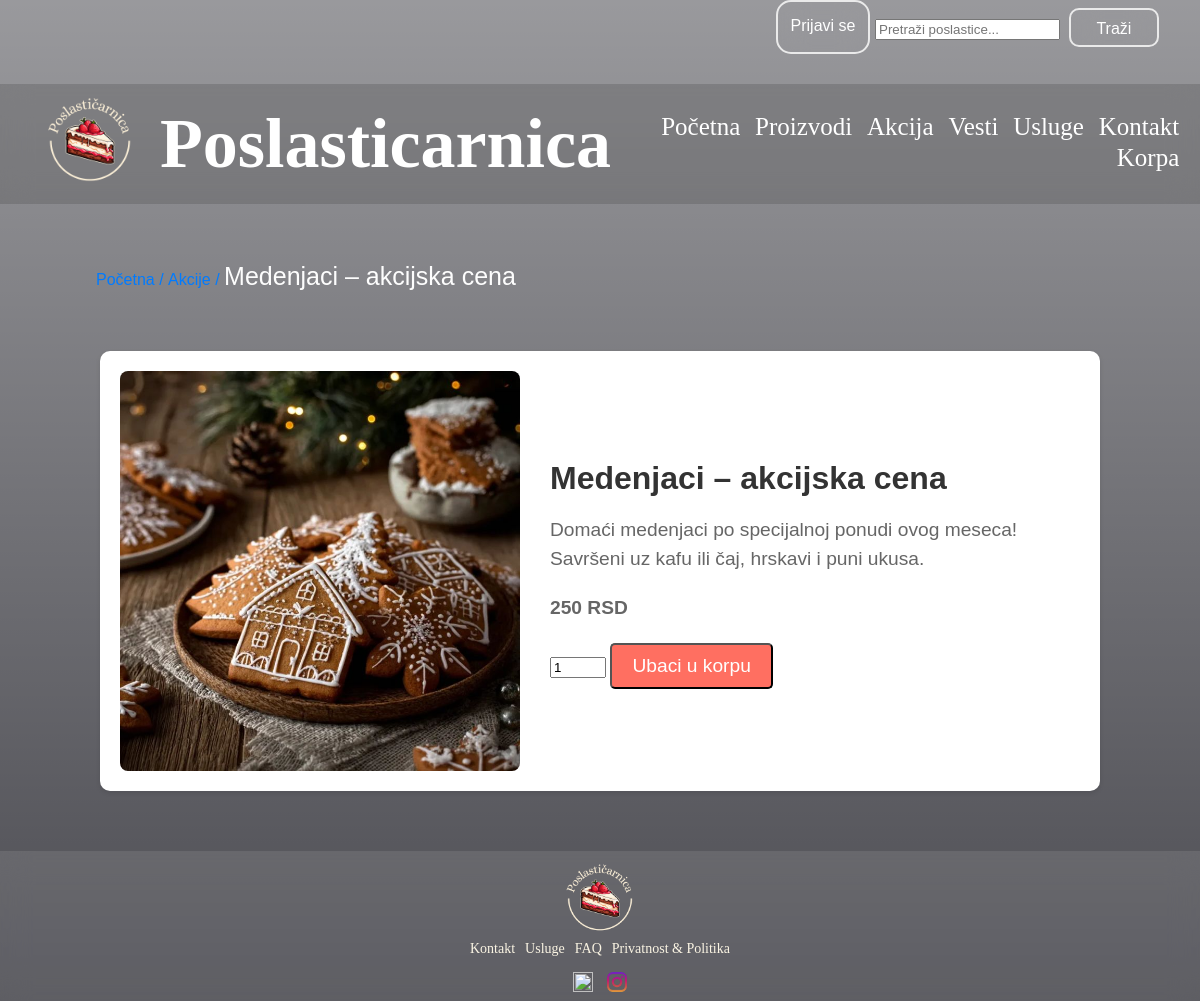
Screenshot of /index.php?page=akcija&id=14 with the database file from the repository.
### tables this page shows
CREATE TABLE IF NOT EXISTS `akcije` (
  `id` int(10) unsigned NOT NULL AUTO_INCREMENT,
  `proizvod_id` int(10) unsigned DEFAULT NULL,
  `naziv` varchar(128) NOT NULL,
  `opis` varchar(255) NOT NULL,
  `cena` double NOT NULL,
  `zalihe` int(11) NOT NULL,
  `slika` varchar(255) NOT NULL,
  PRIMARY KEY (`id`)
);

### korisnickaStrana/model/AkcijaModel.php (called while the page is built, shortened)
<?php
function getAkcijaById($con, $id) {
    $akcija_id = mysqli_real_escape_string($con, $id);
    $query = "SELECT * FROM akcije WHERE id='$akcija_id'";
    $query_run = mysqli_query($con, $query);
    if ($query_run && mysqli_num_rows($query_run) > 0) {
        return mysqli_fetch_array($query_run);
    }
    return null;
}
?>

### korisnickaStrana/view/akcija.php (the view, shortened to what this page needs)
<!DOCTYPE html>
<html lang="sr">
<head>
    <link rel="stylesheet" href="/Poslasticarnica/korisnickaStrana/public/akcija.css">
</head>
<body id="body">
<div aria-label="breadcrumb">
        <ol class="breadcrumb">
            <li class="breadcrumb-item"><a href="/Poslasticarnica/index.php?page=pocetna">Početna /</a></li>
            <li class="breadcrumb-item"><a href="/Poslasticarnica/index.php?page=akcije">Akcije /</a></li>
            <li class="breadcrumb-item active" aria-current="page"><?= $akcija['naziv'] ?></li>
        </ol>
</div>
    <div class="sale-container">
        <img src="/Poslasticarnica/<?= $akcija['slika'] ?>" class="sale-img" >
        <div class="sale-info product-info">
            <h2><?= $akcija['naziv']?></h2>
            <p><?= $akcija['opis'] ?></p>
            <p><strong><?= $akcija['cena'] ?> RSD</strong></p>
            <div class="price-quantity">
                <input type="number" class="quantity" value="1" min="1" max="50">
                <button class="shopping2"
                        data-id="<?= $akcija['proizvod_id'] ?>"
                        data-naziv="<?= htmlspecialchars($akcija['naziv']) ?>"
                        data-cena="<?= $akcija['cena'] ?>"
                        data-slika="<?= $akcija['slika'] ?>">
                    Ubaci u korpu
                </button>
            </div>
    </div>
</div>
    <?php include 'footer.php'; ?>
</body>

### korisnickaStrana/public/nav-bar.css (style rules this page uses)
#body { height: 111vh; width: 100%; background-image: linear-gradient(rgba(0,0,9,0.4),rgba(0,0,9,0.7)), url(../public/slike/background1.jpg); background-position: center; background-size: cover; position: relative; }

### korisnickaStrana/public/akcija.css (style rules this page uses)
body { font-family: Arial, sans-serif; margin: 0; padding: 0; color: #333; background-image: linear-gradient(rgba(0,0,9,0.4),rgba(0,0,9,0.7)), url(../public/slike/background1.jpg); background-position: center; background-size: cover; position: relative; }
.sale-container { display: flex; justify-content: center; align-items: center; padding: 20px; margin-top: 50px; margin-bottom: 60px; background-color: #fff; box-shadow: 0 2px 5px rgba(0, 0, 0, 0.1); border-radius: 10px; width: 80%; max-width: 1200px; margin-left: auto; margin-right: auto; }
.sale-img { width: 400px; height: 400px; object-fit: cover; margin-right: 30px; border-radius: 8px; }
.sale-info { max-width: 600px; }
.sale-info h2 { font-size: 2em; margin-bottom: 10px; color: #333; }
.sale-info p { font-size: 1.2em; line-height: 1.5; color: #666; margin-bottom: 20px; }
.shopping2 { display: inline-block; padding: 10px 20px; background-color: #ff6f61; color: #fff; font-size: 1.2em; text-align: center; text-decoration: none; border-radius: 5px; transition: background-color 0.3s ease; }
.breadcrumb { margin: 3em 6em; background-color: transparent; padding: 10px 0; list-style: none; margin-bottom: 20px; }
.breadcrumb-item { display: inline; font-size: 1em; }
.breadcrumb-item a { color: #007bff; text-decoration: none; }
.breadcrumb-item.active { font-size: 25px; color: #fdfdfd; }

### rows the page displays
akcije: naziv "Medenjaci – akcijska cena", slika (picture), opis "Domaći medenjaci po specijalnoj ponudi ovog meseca! Savršeni uz kafu ili čaj, hrskavi i puni ukusa.", cena "250"
